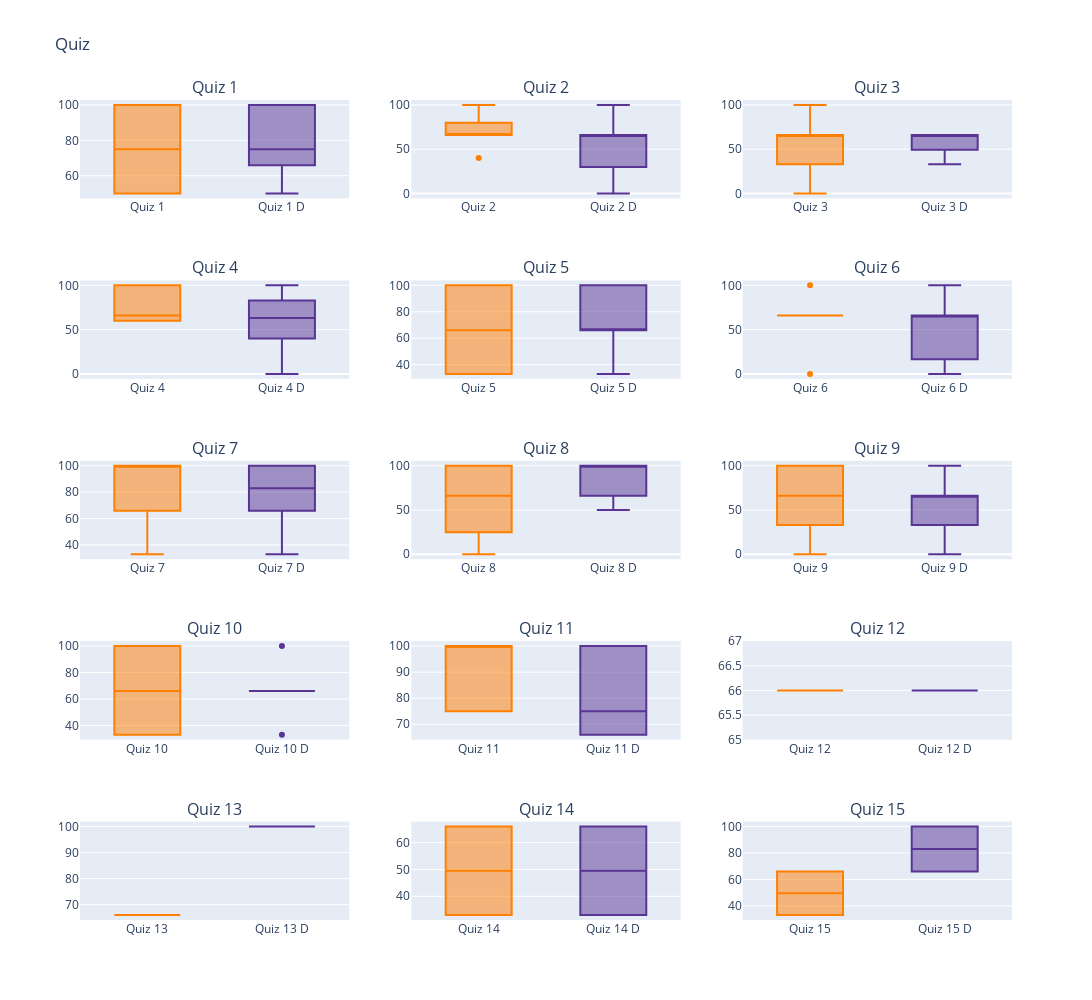

Source (notebook cell):
### Code cell
plot_quiz_box(quiz_data=demais_cursos, n_rows=5, n_cols=3)

### Figure 1 — Plotly figure (JSON) as saved in the notebook; plotly's stock layout.template omitted (floating-point values rounded to 4 significant figures)
{"data": [{"marker": {"color": "#FF7F00"}, "name": "Quiz 1", "orientation": "v", "quartilemethod": "exclusive", "type": "box", "xaxis": "x", "y": [75, 50, 66, 100, 100, 50, 100], "yaxis": "y"}, {"marker": {"color": "#593493"}, "name": "Quiz 1 D", "orientation": "v", "quartilemethod": "exclusive", "type": "box", "xaxis": "x", "y": [100, 66, 75, 100, 100, 75, 75, 75, 66, 50, 50, 100], "yaxis": "y"}, {"marker": {"color": "#FF7F00"}, "name": "Quiz 2", "orientation": "v", "quartilemethod": "exclusive", "type": "box", "xaxis": "x2", "y": [80, 66, 66, 66, 40, 66, 100], "yaxis": "y2"}, {"marker": {"color": "#593493"}, "name": "Quiz 2 D", "orientation": "v", "quartilemethod": "exclusive", "type": "box", "xaxis": "x2", "y": [0, 60, 66, 100, 0, 66, 66, 66, 0, 66, 60, 66], "yaxis": "y2"}, {"marker": {"color": "#FF7F00"}, "name": "Quiz 3", "orientation": "v", "quartilemethod": "exclusive", "type": "box", "xaxis": "x3", "y": [66, 0, 66, 33, 66, 100, 66], "yaxis": "y3"}, {"marker": {"color": "#593493"}, "name": "Quiz 3 D", "orientation": "v", "quartilemethod": "exclusive", "type": "box", "xaxis": "x3", "y": [66, 66, 33, 66, 66, 66, 33, 66, 66], "yaxis": "y3"}, {"marker": {"color": "#FF7F00"}, "name": "Quiz 4", "orientation": "v", "quartilemethod": "exclusive", "type": "box", "xaxis": "x4", "y": [100, 60, 66, 100, 100, 66, 60], "yaxis": "y4"}, {"marker": {"color": "#593493"}, "name": "Quiz 4 D", "orientation": "v", "quartilemethod": "exclusive", "type": "box", "xaxis": "x4", "y": [0, 66, 40, 66, 60, 100, 100, 40], "yaxis": "y4"}, {"marker": {"color": "#FF7F00"}, "name": "Quiz 5", "orientation": "v", "quartilemethod": "exclusive", "type": "box", "xaxis": "x5", "y": [100, 100, 66, 66, 33, 33, 100], "yaxis": "y5"}, {"marker": {"color": "#593493"}, "name": "Quiz 5 D", "orientation": "v", "quartilemethod": "exclusive", "type": "box", "xaxis": "x5", "y": [66, 100, 100, 66, 66, 33, 100, 66], "yaxis": "y5"}, {"marker": {"color": "#FF7F00"}, "name": "Quiz 6", "orientation": "v", "quartilemethod": "exclusive", "type": "box", "xaxis": "x6", "y": [66, 66, 66, 66, 66, 0, 100], "yaxis": "y6"}, {"marker": {"color": "#593493"}, "name": "Quiz 6 D", "orientation": "v", "quartilemethod": "exclusive", "type": "box", "xaxis": "x6", "y": [0, 0, 66, 66, 33, 66, 100, 66], "yaxis": "y6"}, {"marker": {"color": "#FF7F00"}, "name": "Quiz 7", "orientation": "v", "quartilemethod": "exclusive", "type": "box", "xaxis": "x7", "y": [100, 100, 66, 33, 100, 66, 100], "yaxis": "y7"}, {"marker": {"color": "#593493"}, "name": "Quiz 7 D", "orientation": "v", "quartilemethod": "exclusive", "type": "box", "xaxis": "x7", "y": [100, 100, 66, 100, 66, 66, 33, 100], "yaxis": "y7"}, {"marker": {"color": "#FF7F00"}, "name": "Quiz 8", "orientation": "v", "quartilemethod": "exclusive", "type": "box", "xaxis": "x8", "y": [100, 25, 66, 75, 0, 33, 100], "yaxis": "y8"}, {"marker": {"color": "#593493"}, "name": "Quiz 8 D", "orientation": "v", "quartilemethod": "exclusive", "type": "box", "xaxis": "x8", "y": [100, 100, 50, 100, 75, 100, 66], "yaxis": "y8"}, {"marker": {"color": "#FF7F00"}, "name": "Quiz 9", "orientation": "v", "quartilemethod": "exclusive", "type": "box", "xaxis": "x9", "y": [100, 66, 0, 33, 100, 33, 100], "yaxis": "y9"}, {"marker": {"color": "#593493"}, "name": "Quiz 9 D", "orientation": "v", "quartilemethod": "exclusive", "type": "box", "xaxis": "x9", "y": [0, 66, 100, 33, 66, 66, 66], "yaxis": "y9"}, {"marker": {"color": "#FF7F00"}, "name": "Quiz 10", "orientation": "v", "quartilemethod": "exclusive", "type": "box", "xaxis": "x10", "y": [33, 33, 66, 33, 66, 100, 100], "yaxis": "y10"}, {"marker": {"color": "#593493"}, "name": "Quiz 10 D", "orientation": "v", "quartilemethod": "exclusive", "type": "box", "xaxis": "x10", "y": [66, 100, 66, 33, 66, 66, 66], "yaxis": "y10"}, {"marker": {"color": "#FF7F00"}, "name": "Quiz 11", "orientation": "v", "quartilemethod": "exclusive", "type": "box", "xaxis": "x11", "y": [100, 75, 100, 75, 100], "yaxis": "y11"}, {"marker": {"color": "#593493"}, "name": "Quiz 11 D", "orientation": "v", "quartilemethod": "exclusive", "type": "box", "xaxis": "x11", "y": [100, 75, 66, 100, 66], "yaxis": "y11"}, {"marker": {"color": "#FF7F00"}, "name": "Quiz 12", "orientation": "v", "quartilemethod": "exclusive", "type": "box", "xaxis": "x12", "y": [66, 66], "yaxis": "y12"}, {"marker": {"color": "#593493"}, "name": "Quiz 12 D", "orientation": "v", "quartilemethod": "exclusive", "type": "box", "xaxis": "x12", "y": [66, 66], "yaxis": "y12"}, {"marker": {"color": "#FF7F00"}, "name": "Quiz 13", "orientation": "v", "quartilemethod": "exclusive", "type": "box", "xaxis": "x13", "y": [66, 66], "yaxis": "y13"}, {"marker": {"color": "#593493"}, "name": "Quiz 13 D", "orientation": "v", "quartilemethod": "exclusive", "type": "box", "xaxis": "x13", "y": [100, 100], "yaxis": "y13"}, {"marker": {"color": "#FF7F00"}, "name": "Quiz 14", "orientation": "v", "quartilemethod": "exclusive", "type": "box", "xaxis": "x14", "y": [66, 33], "yaxis": "y14"}, {"marker": {"color": "#593493"}, "name": "Quiz 14 D", "orientation": "v", "quartilemethod": "exclusive", "type": "box", "xaxis": "x14", "y": [33, 66], "yaxis": "y14"}, {"marker": {"color": "#FF7F00"}, "name": "Quiz 15", "orientation": "v", "quartilemethod": "exclusive", "type": "box", "xaxis": "x15", "y": [33, 66], "yaxis": "y15"}, {"marker": {"color": "#593493"}, "name": "Quiz 15 D", "orientation": "v", "quartilemethod": "exclusive", "type": "box", "xaxis": "x15", "y": [100, 66], "yaxis": "y15"}], "layout": {"annotations": [{"font": {"size": 16}, "showarrow": false, "text": "Quiz 1", "x": 0.1444, "xanchor": "center", "xref": "paper", "y": 1, "yanchor": "bottom", "yref": "paper"}, {"font": {"size": 16}, "showarrow": false, "text": "Quiz 2", "x": 0.5, "xanchor": "center", "xref": "paper", "y": 1, "yanchor": "bottom", "yref": "paper"}, {"font": {"size": 16}, "showarrow": false, "text": "Quiz 3", "x": 0.8556, "xanchor": "center", "xref": "paper", "y": 1, "yanchor": "bottom", "yref": "paper"}, {"font": {"size": 16}, "showarrow": false, "text": "Quiz 4", "x": 0.1444, "xanchor": "center", "xref": "paper", "y": 0.78, "yanchor": "bottom", "yref": "paper"}, {"font": {"size": 16}, "showarrow": false, "text": "Quiz 5", "x": 0.5, "xanchor": "center", "xref": "paper", "y": 0.78, "yanchor": "bottom", "yref": "paper"}, {"font": {"size": 16}, "showarrow": false, "text": "Quiz 6", "x": 0.8556, "xanchor": "center", "xref": "paper", "y": 0.78, "yanchor": "bottom", "yref": "paper"}, {"font": {"size": 16}, "showarrow": false, "text": "Quiz 7", "x": 0.1444, "xanchor": "center", "xref": "paper", "y": 0.56, "yanchor": "bottom", "yref": "paper"}, {"font": {"size": 16}, "showarrow": false, "text": "Quiz 8", "x": 0.5, "xanchor": "center", "xref": "paper", "y": 0.56, "yanchor": "bottom", "yref": "paper"}, {"font": {"size": 16}, "showarrow": false, "text": "Quiz 9", "x": 0.8556, "xanchor": "center", "xref": "paper", "y": 0.56, "yanchor": "bottom", "yref": "paper"}, {"font": {"size": 16}, "showarrow": false, "text": "Quiz 10", "x": 0.1444, "xanchor": "center", "xref": "paper", "y": 0.34, "yanchor": "bottom", "yref": "paper"}, {"font": {"size": 16}, "showarrow": false, "text": "Quiz 11", "x": 0.5, "xanchor": "center", "xref": "paper", "y": 0.34, "yanchor": "bottom", "yref": "paper"}, {"font": {"size": 16}, "showarrow": false, "text": "Quiz 12", "x": 0.8556, "xanchor": "center", "xref": "paper", "y": 0.34, "yanchor": "bottom", "yref": "paper"}, {"font": {"size": 16}, "showarrow": false, "text": "Quiz 13", "x": 0.1444, "xanchor": "center", "xref": "paper", "y": 0.12, "yanchor": "bottom", "yref": "paper"}, {"font": {"size": 16}, "showarrow": false, "text": "Quiz 14", "x": 0.5, "xanchor": "center", "xref": "paper", "y": 0.12, "yanchor": "bottom", "yref": "paper"}, {"font": {"size": 16}, "showarrow": false, "text": "Quiz 15", "x": 0.8556, "xanchor": "center", "xref": "paper", "y": 0.12, "yanchor": "bottom", "yref": "paper"}], "height": 1000, "hovermode": "x unified", "showlegend": false, "title": {"text": "Quiz"}, "width": 1250, "xaxis": {"anchor": "y", "domain": [0, 0.2889]}, "xaxis10": {"anchor": "y10", "domain": [0, 0.2889]}, "xaxis11": {"anchor": "y11", "domain": [0.3556, 0.6444]}, "xaxis12": {"anchor": "y12", "domain": [0.7111, 1]}, "xaxis13": {"anchor": "y13", "domain": [0, 0.2889]}, "xaxis14": {"anchor": "y14", "domain": [0.3556, 0.6444]}, "xaxis15": {"anchor": "y15", "domain": [0.7111, 1]}, "xaxis2": {"anchor": "y2", "domain": [0.3556, 0.6444]}, "xaxis3": {"anchor": "y3", "domain": [0.7111, 1]}, "xaxis4": {"anchor": "y4", "domain": [0, 0.2889]}, "xaxis5": {"anchor": "y5", "domain": [0.3556, 0.6444]}, "xaxis6": {"anchor": "y6", "domain": [0.7111, 1]}, "xaxis7": {"anchor": "y7", "domain": [0, 0.2889]}, "xaxis8": {"anchor": "y8", "domain": [0.3556, 0.6444]}, "xaxis9": {"anchor": "y9", "domain": [0.7111, 1]}, "yaxis": {"anchor": "x", "domain": [0.88, 1]}, "yaxis10": {"anchor": "x10", "domain": [0.22, 0.34]}, "yaxis11": {"anchor": "x11", "domain": [0.22, 0.34]}, "yaxis12": {"anchor": "x12", "domain": [0.22, 0.34]}, "yaxis13": {"anchor": "x13", "domain": [0, 0.12]}, "yaxis14": {"anchor": "x14", "domain": [0, 0.12]}, "yaxis15": {"anchor": "x15", "domain": [0, 0.12]}, "yaxis2": {"anchor": "x2", "domain": [0.88, 1]}, "yaxis3": {"anchor": "x3", "domain": [0.88, 1]}, "yaxis4": {"anchor": "x4", "domain": [0.66, 0.78]}, "yaxis5": {"anchor": "x5", "domain": [0.66, 0.78]}, "yaxis6": {"anchor": "x6", "domain": [0.66, 0.78]}, "yaxis7": {"anchor": "x7", "domain": [0.44, 0.56]}, "yaxis8": {"anchor": "x8", "domain": [0.44, 0.56]}, "yaxis9": {"anchor": "x9", "domain": [0.44, 0.56]}}}
